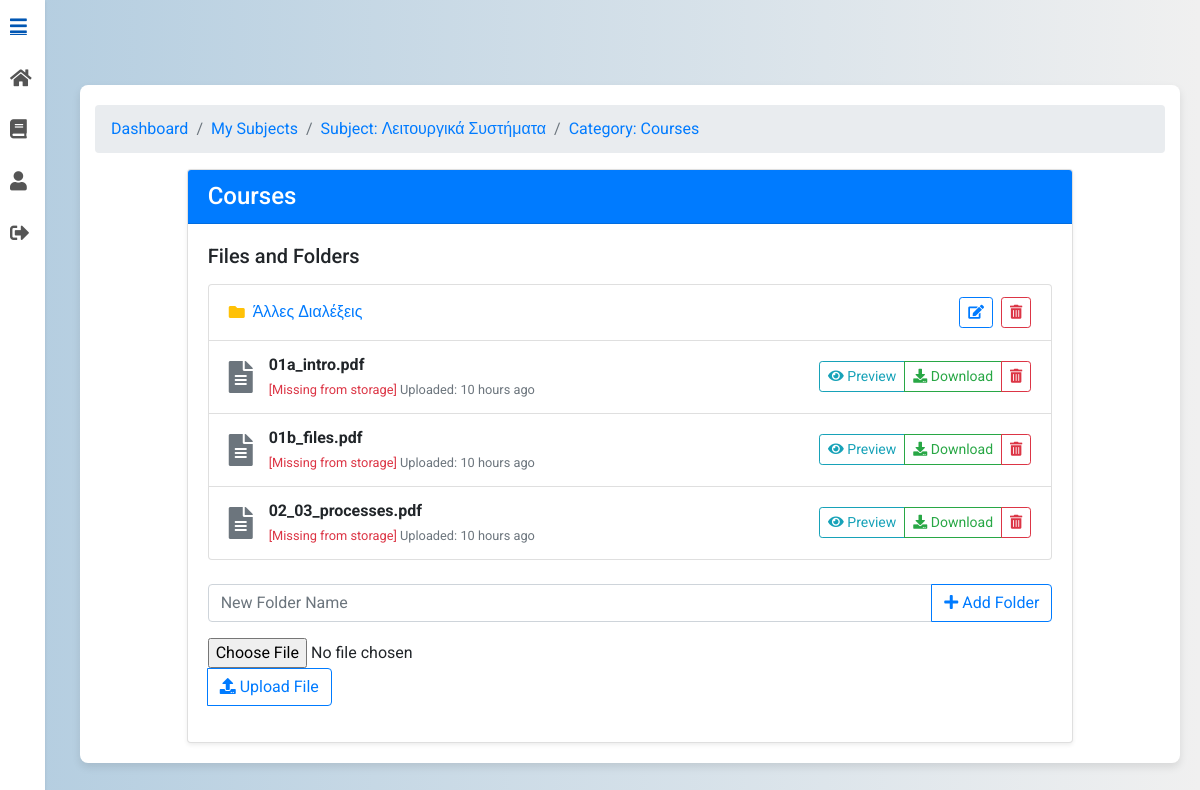
/subjects/category/1/ (signed in), run on the app's committed database.
### subjects/models.py (models this page shows, shortened)
class Category(models.Model):
    subject = models.ForeignKey(Subject, related_name="categories", on_delete=models.CASCADE)
    name = models.CharField(max_length=255)
    parent = models.ForeignKey(
        "self", null=True, blank=True, related_name="subcategories", on_delete=models.CASCADE
    )
    class Meta:
        unique_together = (("subject", "name", "parent"),)

class File(models.Model):
    category = models.ForeignKey("Category", related_name="files", on_delete=models.CASCADE)
    name = models.CharField(max_length=100)
    file = models.FileField(upload_to=subject_file_upload_path, max_length=1024)
    uploaded_by = models.ForeignKey(CustomUser, null=True, blank=True, on_delete=models.SET_NULL)
    uploaded_at = models.DateTimeField(auto_now_add=True)

### subjects/views.py (the view, shortened to what this page needs)
# urls.py: path("category/<int:pk>/", CategoryDetailView.as_view(), name="category_detail"),
class CategoryDetailView(LoginRequiredMixin, BreadcrumbMixin, DetailView):
    model = Category
    template_name = "category_detail.html"
    context_object_name = "category"
    def get_breadcrumbs(self):
        category = self.get_object()
        breadcrumb_categories = []
        current = category
        while current is not None:
            breadcrumb_categories.insert(0, current)
            current = current.parent
        breadcrumbs = [
            ("Dashboard", DASHBOARD_URL),
            ("My Subjects", reverse_lazy("subjects:my_subjects")),
            (f"Subject: {category.subject.name}", reverse_lazy("subjects:subject_detail", args=[category.subject.pk])),
        ]
        for c in breadcrumb_categories:
            if c == category:
                breadcrumbs.append((f"Category: {c.name}", self.request.path))
            else:
                breadcrumbs.append((f"Category: {c.name}", reverse_lazy("subjects:category_detail", args=[c.pk])))
        return breadcrumbs
    def get_context_data(self, **kwargs):
        context = super().get_context_data(**kwargs)
        category = self.object
        is_owner = (getattr(self.request.user, "role", None) == "professor" and
                    category.subject.professor_id == self.request.user.id)
        context["subcategories"] = category.subcategories.all()
        files = []
        for f in category.files.all():
            try:
                size_kb = round(f.file.size / 1024, 2)
                mimetype, _ = mimetypes.guess_type(f.file.url)
                is_missing = False
            except (FileNotFoundError, ClientError) as e:
                logger.warning(f"Missing file: {f.name} — {e}")
                size_kb = "-"
                mimetype = "unknown/unknown"
                is_missing = True
            f.extension = f.name.split('.')[-1].lower()
            f.size_kb = size_kb
            f.mimetype = mimetype
            f.is_missing = is_missing
            f.can_delete = is_owner or (getattr(f, "uploaded_by_id", None) == self.request.user.id)
            files.append(f)
        context["files"] = files
        context["breadcrumbs"] = self.get_breadcrumbs()
        context["is_owner"] = is_owner  # <-- needed by template header/buttons
        return context

### UniGrading/mixin.py (called while the page is built)
    def get_context_data(self, **kwargs):
        context = super().get_context_data(**kwargs)
        context["breadcrumbs"] = self.get_breadcrumbs()
        return context

### subjects/templates/category_detail.html (shortened to what this page needs)
{% extends 'base.html' %}
{% load static %}
{% load view_breadcrumbs %}
{% load humanize %}
{% block content %}
<div class="container mt-5">
  <nav aria-label="breadcrumb">
    <ol class="breadcrumb">
      {% for name, url in breadcrumbs %}
        <li class="breadcrumb-item"><a href="{{ url }}">{{ name }}</a></li>
      {% endfor %}
    </ol>
  </nav>
  <div class="row justify-content-center">
    <div class="col-md-10">
      <div class="card shadow-sm no-hover-card">
        <div class="card-header bg-primary text-white d-flex justify-content-between align-items-center">
          <h4 class="mb-0">{{ category.name }}</h4>
        </div>
        <div class="card-body">
          <h5 class="mb-3">Files and Folders</h5>
          <ul class="list-group mb-4">
            {% for subcategory in category.subcategories.all %}
              <li class="list-group-item d-flex justify-content-between align-items-center">
                <div class="d-flex align-items-center flex-grow-1">
                  <i class="fas fa-folder text-warning mr-2"></i>
                  <div class="subcategory-name" style="flex-grow: 1;">
                    <a href="{% url 'subjects:category_detail' subcategory.pk %}">
                      <span id="subcategory-name-{{ subcategory.pk }}">{{ subcategory.name }}</span>
                    </a>
                  </div>
                </div>
                {% if is_owner %}
                  <div>
                    <button class="btn btn-sm btn-outline-primary mr-1" onclick="startEdit({{ subcategory.pk }})">
                      <i class="fas fa-edit"></i>
                    </button>
                    <button class="btn btn-sm btn-outline-danger"
                            onclick="showDeleteSubcategoryModal({{ subcategory.pk }}, '{{ subcategory.name }}')">
                      <i class="fas fa-trash-alt"></i>
                    </button>
                  </div>
                {% endif %}
              </li>
            {% empty %}
              <li class="list-group-item text-muted">No folders available.</li>
            {% endfor %}
            {% for file in files %}
              <li class="list-group-item">
                <div class="d-flex align-items-center justify-content-between">
                  <div class="d-flex align-items-center">
                    <i class="fas fa-file-alt fa-2x text-secondary mr-3"></i>
                    <div>
                      <strong>{{ file.name }}</strong><br>
                      <small class="text-muted">
                        {% if file.is_missing %}
                          <span class="text-danger">[Missing from storage]</span>
                        {% else %}
                          Size: {{ file.size_kb }} KB |
                        {% endif %}
                        Uploaded: {{ file.uploaded_at|naturaltime }}
                      </small>
                    </div>
                  </div>
                  <div class="btn-group">
                    <button class="btn btn-sm btn-outline-info"
                            onclick="showPreview('{% url 'subjects:preview_file' file.pk %}', '{{ file.name }}')">
                      <i class="fas fa-eye"></i> Preview
                    </button>
                    <button class="btn btn-sm btn-outline-success"
                            onclick="safeDownload('{% url 'subjects:download_file' file.pk %}')">
                      <i class="fas fa-download"></i> Download
                    </button>
                    {% if file.can_delete %}
                    <button class="btn btn-sm btn-outline-danger"
                            onclick="deleteFile({{ file.pk }}, '{{ file.name }}')">
                      <i class="fas fa-trash-alt"></i>
                    </button>
                  {% endif %}
                  </div>
                </div>
              </li>
            {% empty %}
              <li class="list-group-item text-muted">No files available.</li>
            {% endfor %}
          </ul>
          {% if is_owner %}
            <div class="input-group mb-3">
              <input type="text" id="new-folder-name" class="form-control" placeholder="New Folder Name">
              <div class="input-group-append">
                <button class="btn btn-outline-primary" onclick="addFolder()">
                  <i class="fas fa-plus"></i> Add Folder
                </button>
              </div>
            </div>
            <form method="post" enctype="multipart/form-data" class="input-group mb-3">
              <input type="file" name="file" id="file-input" class="form-control-file">
              <div class="input-group-append">
                <button class="btn btn-outline-primary" type="submit">
                  <i class="fas fa-upload"></i> Upload File
                </button>
              </div>
            </form>
          {% endif %}
        </div>
      </div>
    </div>
  </div>
</div>
{% endblock %}

### static/css/styles.css (style rules this page uses)
body { font-family: 'Roboto', sans-serif; background: linear-gradient(to right, #b3cde0, #f0f0f0); margin: 0; padding: 0; display: flex; justify-content: center; align-items: center; min-height: 100vh; }
.container { background-color: #ffffff; padding: 20px; border-radius: 8px; box-shadow: 0 4px 8px rgba(0, 0, 0, 0.1); max-width: 900px; width: 100%; animation: fadeIn 1s ease-in-out; }
.card { transition: transform 0.3s, box-shadow 0.3s; }
.no-hover-card { transition: none; }
form { display: flex; flex-direction: column; }
button { padding: 10px; background-color: #66afe9; color: #ffffff; border: none; border-radius: 4px; cursor: pointer; transition: background-color 0.3s; }

### subjects/templates/base.html (style rules this page uses)
body { background: linear-gradient(to right, #b3cde0, #f0f0f0); margin: 0; padding: 0; font-family: 'Roboto', sans-serif; display: flex; }
.main-content > * { max-width: 100%; }

### data on the page
Category: name "Courses"
Category: name "Άλλες Διαλέξεις"
File: name "01a_intro.pdf", shows "[Missing from storage]", uploaded_at "10 hours ago"
File: name "01b_files.pdf", shows "[Missing from storage]", uploaded_at "10 hours ago"
File: name "02_03_processes.pdf", shows "[Missing from storage]", uploaded_at "10 hours ago"

### other printed values
{{ name }} "Dashboard" "My Subjects" "Subject: Λειτουργικά Συστήματα" "Category: Courses"
